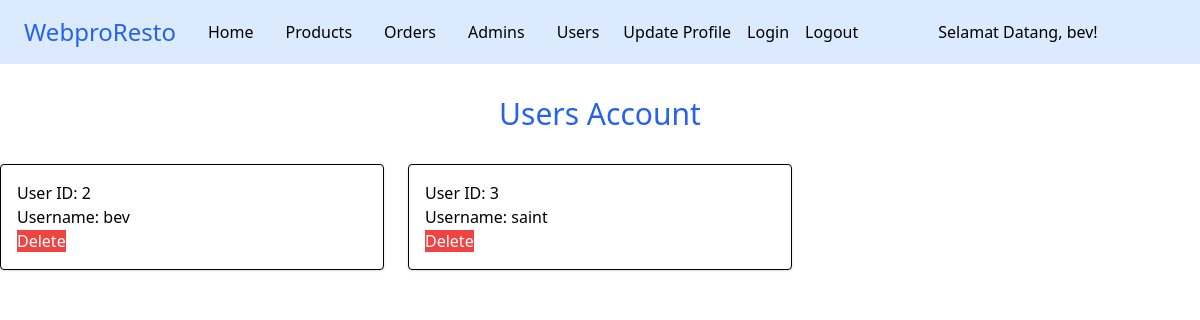
Page /admin/users_accounts.php (signed in) on the committed database.
### tables this page shows
CREATE TABLE `users` (
  `id` int(100) NOT NULL,
  `name` varchar(20) NOT NULL,
  `email` varchar(50) NOT NULL,
  `number` varchar(10) NOT NULL,
  `password` varchar(50) NOT NULL,
  `address` varchar(500) NOT NULL
);

### admin/users_accounts.php (the view, shortened to what this page needs)
<?php
include '../components/connect.php';
?>
<!DOCTYPE html>
<html lang="en">
<head>
    <link rel="stylesheet" href="https://cdnjs.cloudflare.com/ajax/libs/font-awesome/6.1.1/css/all.min.css">
    <link href="https://unpkg.com/tailwindcss@^2.2/dist/tailwind.min.css" rel="stylesheet">
</head>
<body>
    <?php include '../components/admin_header.php' ?>
    <section class="bg-white">
        <h1 class="text-blue-600 text-3xl text-center my-8">Users Account</h1>
        <div class="grid grid-cols-1 gap-6 md:grid-cols-2 lg:grid-cols-3">
            <?php
            $select_account = $conn->prepare("SELECT * FROM `users`");
            $select_account->execute();
            if ($select_account->rowCount() > 0) {
                while ($fetch_accounts = $select_account->fetch(PDO::FETCH_ASSOC)) {
                    ?>
            <div class="bg-white border border-black rounded shadow p-4">
                <p class="text-black">User ID: <span class="text-main-color"><?= $fetch_accounts['id']; ?></span></p>
                <p class="text-black">Username: <span class="text-main-color"><?= $fetch_accounts['name']; ?></span></p>
                <a href="users_accounts.php?delete=<?= $fetch_accounts['id']; ?>"
                    class="delete-btn text-white bg-red-500 hover:bg-red-600 hover:text-white"
                    onclick="return confirm('Delete this account?')">Delete</a>
            </div>
            <?php
                }
            } else {
                echo '<p class="bg-white border border-black p-4 text-red-500 rounded shadow-box">No accounts available</p>';
            }
            ?>
        </div>
    </section>
</body>
</html>

### components/admin_header.php
<header class="header">
    <section class="flex bg-blue-100 h-16 items-center pr-6 pl-6">
        <a href="dashboard.php" class="logo text-blue-600 text-2xl">Webpro<span
                class="text-blue-600 text-2xl pr-6">Resto</span></a>
        <nav class="navbar hidden md:flex md:space-x-4">
            <a href="dashboard.php" class="hover:underline p-2">Home</a>
            <a href="products.php" class="hover:underline p-2">Products</a>
            <a href="placed_orders.php" class="hover:underline p-2">Orders</a>
            <a href="admin_accounts.php" class="hover:underline p-2">Admins</a>
            <a href="users_accounts.php" class="hover:underline p-2">Users</a>
        </nav>
        <div class="profile hidden md:flex md:flex-row md:space-x-4 text-black ml-4">
            <a href="update_profile.php" class="btn bg-blue-100">Update Profile</a>
            <div class="flex-btn">
                <a href="admin_login.php" class="option-btn bg-blue-100">Login</a>
            </div>
            <a href="../components/admin_logout.php" onclick="return confirm('logout from this website?');"
                class="delete-btn">Logout</a>
        </div>
        <div class="md:flex hidden md:ml-20">
            <?php
            $select_profile = $conn->prepare("SELECT * FROM `admin` WHERE id = ?");
            $select_profile->execute([$admin_id]);
            $fetch_profile = $select_profile->fetch(PDO::FETCH_ASSOC);
            ?>
            <p>Selamat Datang, <?= $fetch_profile['name']; ?>!</p>
        </div>
    </section>
</header>

### rows in the picture
users: id "2", name "bev"
users: id "3", name "saint"

### other values in the picture
$fetch_profile['name'] "bev"
